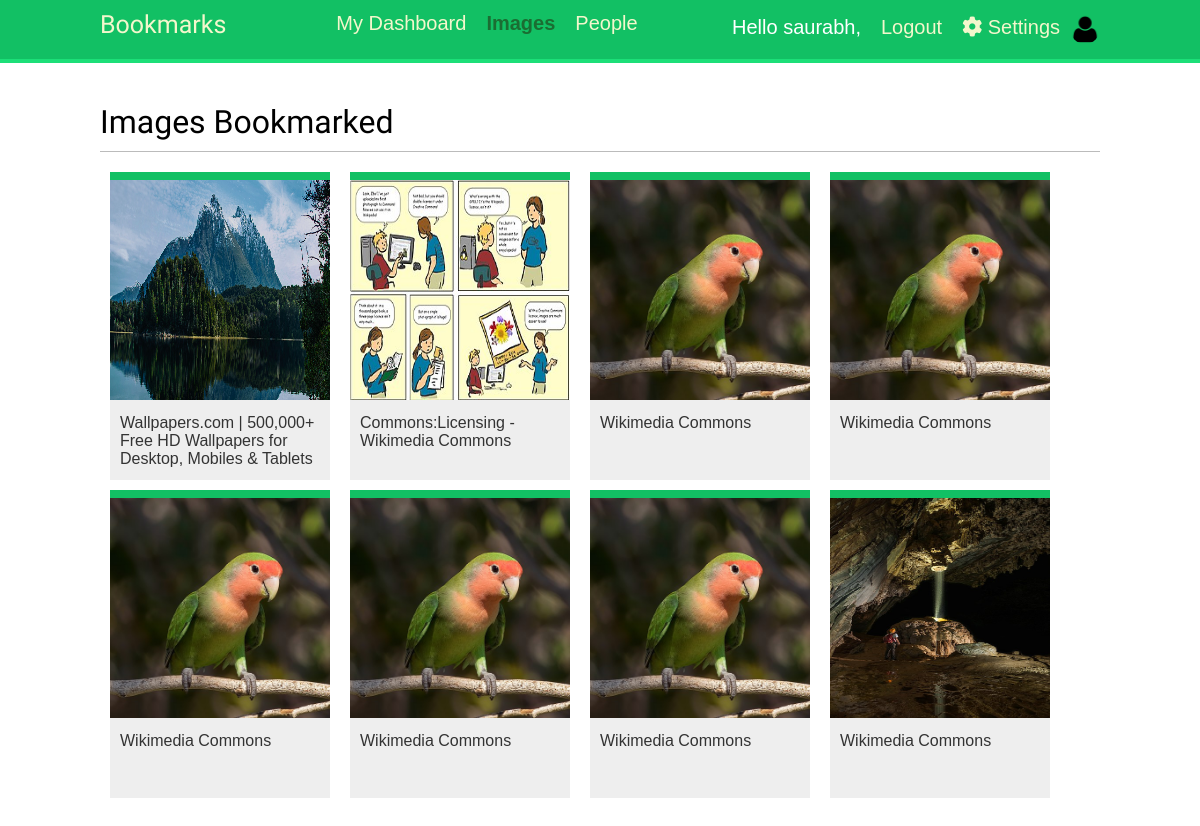
/images/ (signed in), run on the app's committed database.
### images/models.py (models this page shows, shortened)
class images(models.Model):
    user=models.ForeignKey(settings.AUTH_USER_MODEL,related_name='images_created',on_delete=models.CASCADE)
    users_like=models.ManyToManyField(settings.AUTH_USER_MODEL,related_name='images_liked',blank=True)
    title=models.CharField(max_length=200)
    slug=models.SlugField(max_length=200,blank=True)
    url=models.URLField(max_length=2000)
    image=models.ImageField(upload_to='images/%y/%m/%d/')
    description=models.TextField(blank=True)
    created=models.DateField(auto_now_add=True)
    class Meta:
        indexes=[
            models.Index(fields=['-created']),
        ]
        ordering=['-created']
    def get_absolute_url(self):
        return reverse('images:detail',args=[self.id,self.slug])

### images/views.py (the view)
# urls.py: path('',views.image_list,name='list')
@login_required
def image_list(request):
    Image=images.objects.all()
    paginator=Paginator(Image,8)
    page=request.GET.get('page')
    images_only=request.GET.get('images_only')
    try:
        Image=paginator.page(page)
    except PageNotAnInteger:
        Image=paginator.page(1)
    except EmptyPage:
        if images_only:
            return HttpResponse('')
        Image=paginator.page(paginator.num_pages)
    if images_only:
        return render(request,"images/list_images.html",{'section':'images','images':Image})
    return render(request,"images/list.html",{'section':'images','images':Image})

### images/templates/images/list.html (shortened to what this page needs)
{% extends "base.html" %}
{% block content %}
<h1>Images Bookmarked</h1>
<div id="image-list">
    {% include "images/list_images.html" %}
</div>
{% endblock %}

### account/templates/base.html (shortened to what this page needs)
{% load static %}
<!DOCTYPE html>
<html>
<head>
 <link href="{% static 'css/base.css' %}" rel="stylesheet">
 <link rel="stylesheet" href="https://cdnjs.cloudflare.com/ajax/libs/font-awesome/4.7.0/css/font-awesome.min.css">
 <link rel="stylesheet" href="path/to/font-awesome/css/font-awesome.min.css">
</head>
<body>
 <div id="header">
 <span class="logo">Bookmarks</span>
 {% if request.user.is_authenticated %}
 <ul class="menu">
    <li {% if section == "dashboard" %} class="selected" {% endif %}>
        <a href="{% url 'dashboard' %}">My Dashboard</a>
    </li>
    <li {% if section == "images" %} class="selected" {% endif %}>
        <a href="{% url 'images:list' %}">Images</a>
    </li>
    <li {% if section == "people" %} class="selected" {% endif %}>
        <a href="{% url 'user_list' %}">People</a>
    </li>
 </ul>
 {% endif %}
 <span class="user">
    {% if request.user.is_authenticated %}
    <ul class="menu">
        {% if request.user.profile.photo %}
       <li>
        <a href="{% url 'change_profile' %}"><img src="{{ request.user.profile.photo.url }}" alt="img" class="profile "></a>
       </li>
       {% else %}
       <a href="{% url 'change_profile' %}"><img src="{% static 'pngwing.png' %}" alt="img" class="profile"></a>
       {% endif %}
       <li>
        Hello {{ request.user.first_name|default:request.user.username }},
        </li>
       <li>
        <a href="{% url "logout" %}">  Logout  </a>
        </li>
        <li>
        <a href="{% url "settings" %}"><i class="fa fa-cog fa-spin fa-1x"></i> Settings</a>
        </li>
        {% else %}
        <li>
        <a href="{% url "login" %}">Login</a>
        </li>
        {% endif %}
        </ul>
    </span>
 </div>
 <div id="content">
 {% block content %}
 {% endblock %}
 </div>
</body>
</html>

### images/templates/images/list_images.html
{% load thumbnail %}
{% for image in images %}
<div class="image">
    <a href="{{ image.get_absolute_url }}">
        {% thumbnail image.image 300x300 crop='smart' as im %}
        <a href="{{ image.get_absolute_url }}">
            <img src="{{ im.url }}" alt="Bookmarked image">
        </a>
    </a>
    <div class="info">
        <a href="{{ image.get_absolute_url }}" class="title">
            {{ image.title }}
        </a>
    </div>
</div>
{% endfor %}

### account/static/css/base.css (style rules this page uses)
body { margin:0; padding:0; font-family:helvetica, sans-serif; }
a { color:#12c064; text-decoration:none; }
h1, h2, h3, h4, h5 , h6 { font-family: 'Muli', sans-serif; font-weight:normal; }
h1 { border-bottom:1px solid #bbb; padding:0 0 10px 0; margin:10px 0 20px 0; }
#header { padding:10px 100px; font-size:14px; background:#12c064; color:#fff; border-bottom:4px solid #1cdf78; overflow:auto; }
#header .logo { font-family: 'Muli', sans-serif; float:left; color:#f3f7cc; font-size:25px; margin-right:10%; }
#header ul.menu { list-style:none; float:left; margin:0; font-size: 20px; padding:0; }
#header ul.menu li { float:left; padding:2px 10px; }
#header ul.menu li.selected a, #header ul.menu li.selected a:hover { color:#1b6d32; font-weight:bold; }
#header a { color:#f3f7cc; }
#header .user { float:right; padding-top:4px; }
#content { padding:30px 100px; }
#image-list { overflow:auto; }
#image-list .image { float:left; width:220px; height:300px; margin:0 10px 10px 10px; border-top:8px solid #12c064; background:#eee; }
#image-list img { width:220px; height:220px; }
#image-list .info { padding:10px; }
#image-list .info a { color:#333; }
.profile { width: 30px; height: 30px; border-color: 2px solid white; border-radius: 50px; }

### data on the page
images: shows a picture, title "Wallpapers.com | 500,000+ Free HD Wallpapers for Desktop, Mobiles & Tablets"
images: shows a picture, title "Commons:Licensing - Wikimedia Commons"
images: title "Wikimedia Commons"
images: title "Wikimedia Commons"
images: title "Wikimedia Commons"
images: title "Wikimedia Commons"
images: title "Wikimedia Commons"
images: shows a picture, title "Wikimedia Commons"

### other printed values
{{ request.user.first_name|default:request.user.username }} "saurabh"
